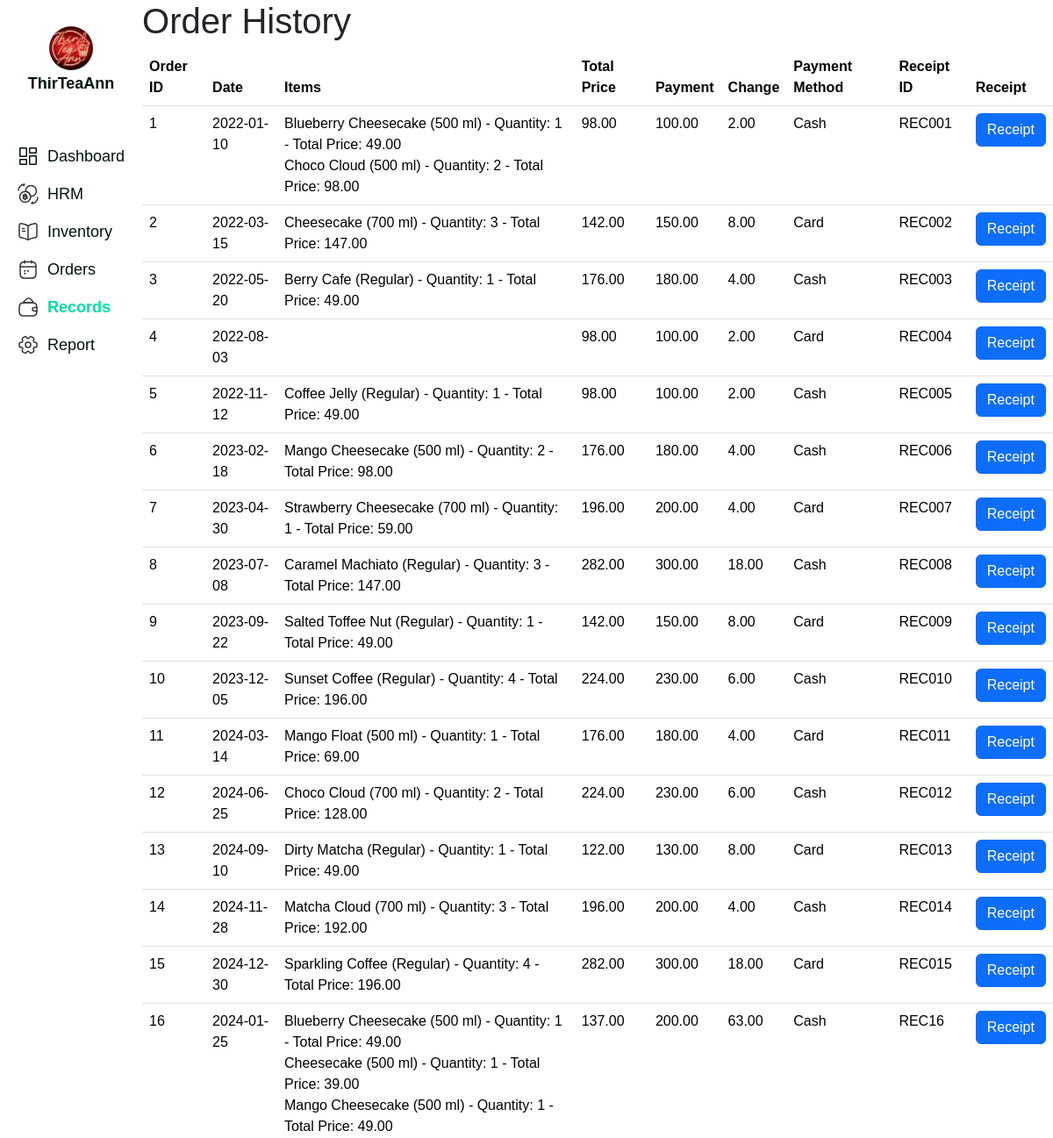
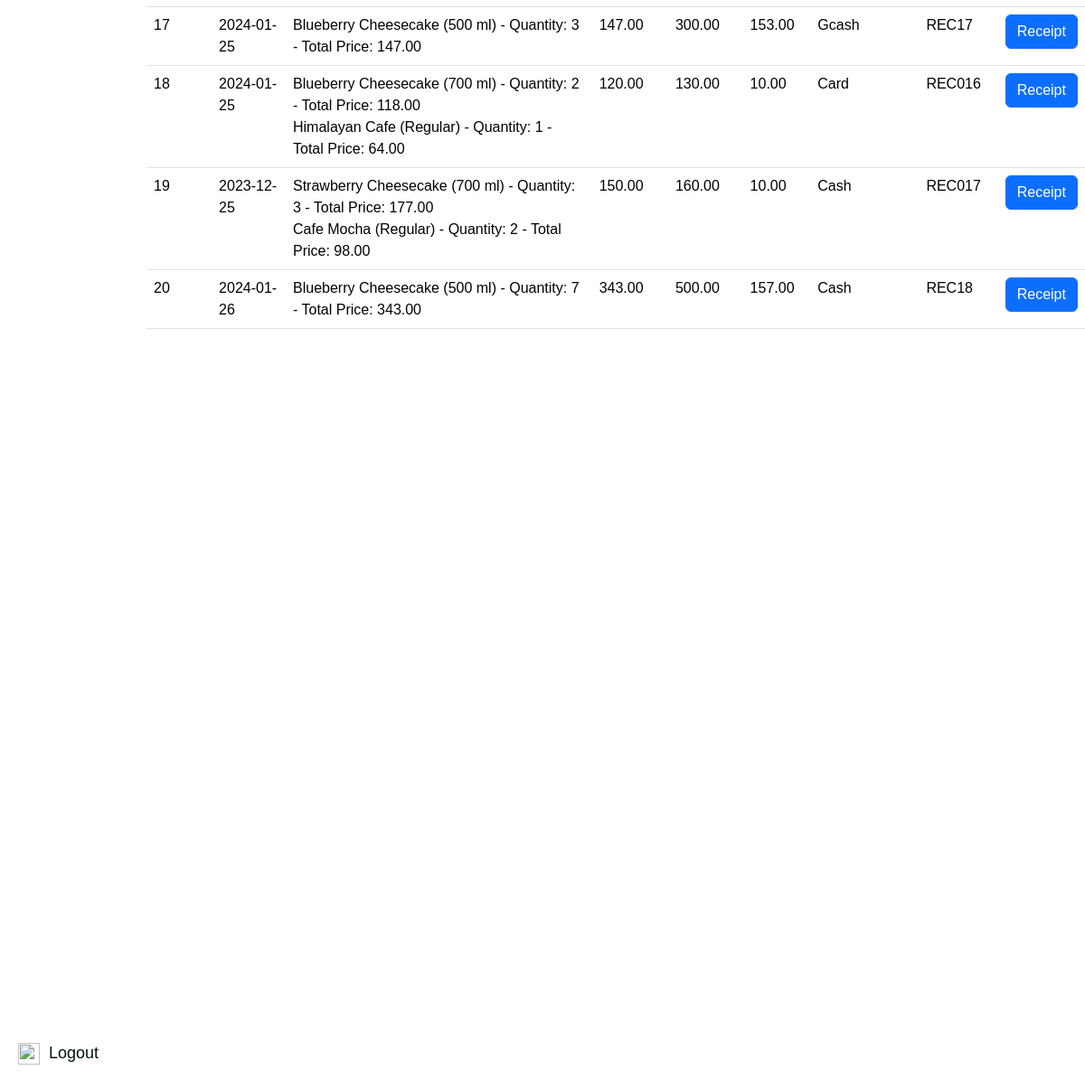
The app's page /admin/order-records.php (signed in) with its own data (2 pictures, top to bottom).
### tables this page shows
CREATE TABLE `order_table` (
  `order_id` int(11) NOT NULL,
  `date` date DEFAULT NULL,
  `receipt_id` varchar(11) DEFAULT NULL,
  `total_price` decimal(10,2) DEFAULT NULL,
  `payment_received` decimal(10,2) DEFAULT NULL,
  `exact_change` decimal(10,2) DEFAULT NULL,
  `payment_method` varchar(255) DEFAULT NULL
);

CREATE TABLE `order_items` (
  `order_item_id` int(11) NOT NULL,
  `order_id` int(11) DEFAULT NULL,
  `product_id` int(11) DEFAULT NULL,
  `product_name` varchar(255) DEFAULT NULL,
  `size` varchar(50) DEFAULT NULL,
  `price` decimal(10,2) DEFAULT NULL,
  `quantity` int(11) DEFAULT NULL,
  `total_price` decimal(10,2) DEFAULT NULL
);

### admin/order-records.php (the view, shortened to what this page needs)
<!DOCTYPE html>
<html lang="en">
<head>
    <link href="https://cdn.jsdelivr.net/npm/bootstrap@5.3.2/dist/css/bootstrap.min.css" rel="stylesheet">
    <link rel="stylesheet" href="//cdn.jsdelivr.net/npm/alertifyjs@1.13.1/build/css/alertify.min.css"/>
    <link rel="stylesheet" href="../styles/order-records.css">
</head>
<body>
    <?php require "../config/admin-sidebar.php"; ?>
    <div class="main-content">
        <h1>Order History</h1>
        <table class="table" id="orderHistory_table">
            <thead>
                <tr>
                    <th>Order ID</th>
                    <th>Date</th>
                    <th>Items</th>
                    <th>Total Price</th>
                    <th>Payment</th>
                    <th>Change</th>
                    <th>Payment Method</th>
                    <th>Receipt ID</th>
                    <th>Receipt</th>
                </tr>
            </thead>
            <tbody>
                <?php
                    require '../config/config.php';
                    $stmt = $mysqli->prepare("SELECT * FROM order_table");
                    $stmt->execute();
                    $stmt->bind_result($order_id, $date, $receipt_id, $total_price, $payment_received, $exact_change, $payment_method);
                    $orderResults = [];
                    while ($stmt->fetch()) {
                        $orderResults[] = [
                            'order_id' => $order_id,
                            'date' => $date,
                            'receipt_id' => $receipt_id,
                            'total_price' => $total_price,
                            'payment_received' => $payment_received,
                            'exact_change' => $exact_change,
                            'payment_method' => $payment_method
                        ];
                    }
                    $stmt = $mysqli->prepare("SELECT * FROM order_items");
                    $stmt->execute();
                    $stmt->bind_result($order_item_id, $order_id, $product_id, $product_name, $size, $price, $quantity, $total_price);
                    $orderItems = [];
                    while ($stmt->fetch()) {
                        $orderItems[] = [
                            'order_id' => $order_id,
                            'product_id' => $product_id,
                            'product_name' => $product_name,
                            'size' => $size,
                            'quantity' => $quantity,
                            'total_price' => $total_price,
                        ];
                    }
                    foreach ($orderResults as $order) {
                        echo "<tr>";
                        echo "<td>{$order['order_id']}</td>";
                        echo "<td>{$order['date']}</td>";
                        echo "<td>";
                        foreach ($orderItems as $orderItem) {
                            if ($orderItem['order_id'] == $order['order_id']) {
                                echo "{$orderItem['product_name']} ({$orderItem['size']}) - Quantity: {$orderItem['quantity']} - Total Price: {$orderItem['total_price']}<br>";
                            }
                        }
                        echo "</td>";
                        echo "<td>{$order['total_price']}</td>";
                        echo "<td>{$order['payment_received']}</td>";
                        echo "<td>{$order['exact_change']}</td>";
                        echo "<td>{$order['payment_method']}</td>";
                        echo "<td>{$order['receipt_id']}</td>";
                        echo "<td>
                                <button class='btn btn-primary'
                                        data-order-id='{$order['order_id']}'
                                        id='receiptBtn'>
                                    Receipt
                                </button>
                            </td>";
                        echo "</tr>";
                    }
                ?>
            </tbody>
        </table>
    </div>
</body>
</html>

### styles/order-records.css (style rules this page uses)
html, body { width: 100vw; height: 100vh; margin: 0; padding: 0; overflow-y: auto; transition: all 0.5s ease-in-out; }
.table { width: 100%; max-height: 90vh; }

### config/admin-sidebar.php (style rules this page uses)
body { display: flex; box-sizing: border-box; font-family: 'Poppins', sans-serif; }
.main-content { flex-grow: 1; }

### records on screen
order_table: order_id "1", date "2022-01-10", product_name "Blueberry Cheesecake", size "500 ml", quantity "1", total_price "49.00", total_price "98.00", payment_received "100.00", exact_change "2.00", payment_method "Cash", receipt "REC001"
order_items: product_name "Choco Cloud", size "500 ml", quantity "2", total_price "98.00"
order_table: order_id "2", date "2022-03-15", total_price "142.00", payment_received "150.00", exact_change "8.00", payment_method "Card", receipt "REC002"
order_items: product_name "Cheesecake", size "700 ml", quantity "3", total_price "147.00"
order_table: order_id "3", date "2022-05-20", total_price "176.00", payment_received "180.00", exact_change "4.00", payment_method "Cash", receipt "REC003"
order_items: product_name "Berry Cafe", size "Regular", quantity "1", total_price "49.00"
order_table: order_id "4", date "2022-08-03", total_price "98.00", payment_received "100.00", exact_change "2.00", payment_method "Card", receipt "REC004"
order_table: order_id "5", date "2022-11-12", total_price "98.00", payment_received "100.00", exact_change "2.00", payment_method "Cash", receipt "REC005"
order_items: product_name "Coffee Jelly", size "Regular", quantity "1", total_price "49.00"
order_table: order_id "6", date "2023-02-18", total_price "176.00", payment_received "180.00", exact_change "4.00", payment_method "Cash", receipt "REC006"
order_items: product_name "Mango Cheesecake", size "500 ml", quantity "2", total_price "98.00"
order_table: order_id "7", date "2023-04-30", total_price "196.00", payment_received "200.00", exact_change "4.00", payment_method "Card", receipt "REC007"
order_items: product_name "Strawberry Cheesecake", size "700 ml", quantity "1", total_price "59.00"
order_table: order_id "8", date "2023-07-08", total_price "282.00", payment_received "300.00", exact_change "18.00", payment_method "Cash", receipt "REC008"
order_items: product_name "Caramel Machiato", size "Regular", quantity "3", total_price "147.00"
order_table: order_id "9", date "2023-09-22", total_price "142.00", payment_received "150.00", exact_change "8.00", payment_method "Card", receipt "REC009"
order_items: product_name "Salted Toffee Nut", size "Regular", quantity "1", total_price "49.00"
order_table: order_id "10", date "2023-12-05", total_price "224.00", payment_received "230.00", exact_change "6.00", payment_method "Cash", receipt "REC010"
order_items: product_name "Sunset Coffee", size "Regular", quantity "4", total_price "196.00"
order_table: order_id "11", date "2024-03-14", total_price "176.00", payment_received "180.00", exact_change "4.00", payment_method "Card", receipt "REC011"
order_items: product_name "Mango Float", size "500 ml", quantity "1", total_price "69.00"
order_table: order_id "12", date "2024-06-25", total_price "224.00", payment_received "230.00", exact_change "6.00", payment_method "Cash", receipt "REC012"
order_items: product_name "Choco Cloud", size "700 ml", quantity "2", total_price "128.00"
order_table: order_id "13", date "2024-09-10", total_price "122.00", payment_received "130.00", exact_change "8.00", payment_method "Card", receipt "REC013"
order_items: product_name "Dirty Matcha", size "Regular", quantity "1", total_price "49.00"
order_table: order_id "14", date "2024-11-28", total_price "196.00", payment_received "200.00", exact_change "4.00", payment_method "Cash", receipt "REC014"
order_items: product_name "Matcha Cloud", size "700 ml", quantity "3", total_price "192.00"
order_table: order_id "15", date "2024-12-30", total_price "282.00", payment_received "300.00", exact_change "18.00", payment_method "Card", receipt "REC015"
order_items: product_name "Sparkling Coffee", size "Regular", quantity "4", total_price "196.00"
order_table: order_id "16", date "2024-01-25", total_price "137.00", payment_received "200.00", exact_change "63.00", payment_method "Cash", receipt "REC16"
order_items: product_name "Blueberry Cheesecake", size "500 ml", quantity "1", total_price "49.00"
order_items: product_name "Cheesecake", size "500 ml", quantity "1", total_price "39.00"
order_items: product_name "Mango Cheesecake", size "500 ml", quantity "1", total_price "49.00"
order_table: order_id "17", date "2024-01-25", total_price "147.00", payment_received "300.00", exact_change "153.00", payment_method "Gcash", receipt "REC17"
order_items: product_name "Blueberry Cheesecake", size "500 ml", quantity "3", total_price "147.00"
order_table: order_id "18", date "2024-01-25", total_price "120.00", payment_received "130.00", exact_change "10.00", payment_method "Card", receipt "REC016"
order_items: product_name "Blueberry Cheesecake", size "700 ml", quantity "2", total_price "118.00"
order_items: product_name "Himalayan Cafe", size "Regular", quantity "1", total_price "64.00"
order_table: order_id "19", date "2023-12-25", total_price "150.00", payment_received "160.00", exact_change "10.00", payment_method "Cash", receipt "REC017"
order_items: product_name "Strawberry Cheesecake", size "700 ml", quantity "3", total_price "177.00"
order_items: product_name "Cafe Mocha", size "Regular", quantity "2", total_price "98.00"
order_table: order_id "20", date "2024-01-26", total_price "343.00", payment_received "500.00", exact_change "157.00", payment_method "Cash", receipt "REC18"
order_items: product_name "Blueberry Cheesecake", size "500 ml", quantity "7", total_price "343.00"
